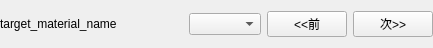
<?xml version="1.0" encoding="UTF-8"?>
<ui version="4.0">
 <class>Form</class>
 <widget class="QWidget" name="Form">
  <property name="geometry">
   <rect>
    <x>0</x>
    <y>0</y>
    <width>433</width>
    <height>48</height>

   </rect>
  </property>
  <property name="windowTitle">
   <string>Form</string>
  </property>
  <layout class="QVBoxLayout" name="verticalLayout">
   <property name="leftMargin">
    <number>0</number>
   </property>
   <property name="topMargin">
    <number>0</number>
   </property>
   <property name="rightMargin">
    <number>0</number>
   </property>
   <property name="bottomMargin">
    <number>0</number>
   </property>
   <item>
    <layout class="QHBoxLayout" name="horizontalLayout" stretch="2,0">
     <item>
      <layout class="QHBoxLayout" name="horizontalLayout_3">
       <item>
        <widget class="QLabel" name="target_material">
         <property name="text">
          <string>target_material_name</string>
         </property>
        </widget>
       </item>
       <item>
        <spacer name="horizontalSpacer">
         <property name="orientation">
          <enum>Qt::Horizontal</enum>
         </property>
         <property name="sizeHint" stdset="0">
          <size>
           <width>40</width>
           <height>20</height>
          </size>
         </property>
        </spacer>
       </item>
       <item>
        <widget class="QComboBox" name="texture_index_cmbbox"/>
       </item>
      </layout>
     </item>
     <item>
      <layout class="QHBoxLayout" name="horizontalLayout_2">
       <item>
        <widget class="QPushButton" name="before_btn">
         <property name="text">
          <string>&lt;&lt;前</string>
         </property>
        </widget>
       </item>
       <item>
        <widget class="QPushButton" name="next_btn">
         <property name="text">
          <string>次&gt;&gt;</string>
         </property>
        </widget>
       </item>
      </layout>
     </item>
    </layout>
   </item>
  </layout>
 </widget>
 <resources/>
 <connections/>
</ui>
